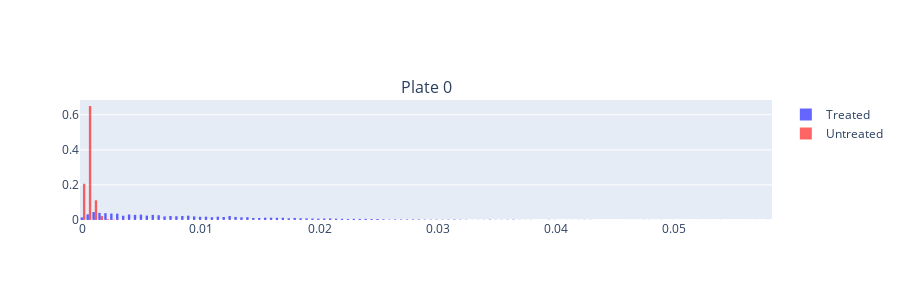

The notebook cell this image was saved under:
### Code cell
filtered_df = filter_bad_references(seismic_df, min_reads=min_coverage, signal_tresholds=(0.3, 0.7), min_covered=0.5, primers=None)
plot_signal_histogram(filtered_df)

### Figure 1 — Plotly figure (JSON) as saved in the notebook; plotly's stock layout.template omitted (floating-point values rounded to 4 significant figures; data arrays with more than 128 entries replaced by an {"elided": "..."} marker saying what was removed)
{"data": [{"histnorm": "probability", "marker": {"color": "blue"}, "name": "Treated", "opacity": 0.6, "type": "histogram", "x": {"elided": "3765 float values"}, "xaxis": "x", "yaxis": "y"}, {"histnorm": "probability", "marker": {"color": "red"}, "name": "Untreated", "opacity": 0.6, "type": "histogram", "x": {"elided": "3095 float values"}, "xaxis": "x", "yaxis": "y"}], "layout": {"annotations": [{"font": {"size": 16}, "showarrow": false, "text": "Plate 0", "x": 0.5, "xanchor": "center", "xref": "paper", "y": 1, "yanchor": "bottom", "yref": "paper"}], "height": 300, "xaxis": {"anchor": "y", "domain": [0, 1]}, "yaxis": {"anchor": "x", "domain": [0, 1]}}}
